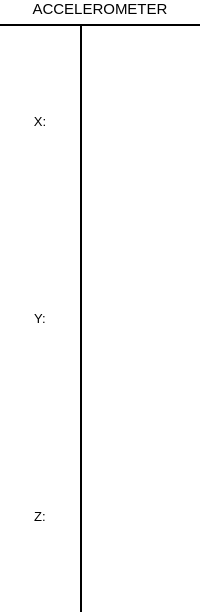
                        <widget class="QFrame" name="frame_13">
                         <property name="minimumSize">
                          <size>
                           <width>150</width>
                           <height>0</height>
                          </size>
                         </property>
                         <property name="maximumSize">
                          <size>
                           <width>16777215</width>
                           <height>16777215</height>
                          </size>
                         </property>
                         <property name="styleSheet">
                          <string notr="true">background:white;
border-radius: 15px;</string>
                         </property>
                         <property name="frameShape">
                          <enum>QFrame::StyledPanel</enum>
                         </property>
                         <property name="frameShadow">
                          <enum>QFrame::Raised</enum>
                         </property>
                         <layout class="QVBoxLayout" name="verticalLayout_17" stretch="0,1">
                          <property name="leftMargin">
                           <number>0</number>
                          </property>
                          <property name="topMargin">
                           <number>0</number>
                          </property>
                          <property name="rightMargin">
                           <number>0</number>
                          </property>
                          <property name="bottomMargin">
                           <number>0</number>
                          </property>
                          <item>
                           <widget class="QLabel" name="label_37">
                            <property name="font">
                             <font>
                              <pointsize>11</pointsize>
                             </font>
                            </property>
                            <property name="styleSheet">
                             <string notr="true">background:transparent;
border-top-left-radius: 15px;
border-top-right-radius: 15px;</string>
                            </property>
                            <property name="text">
                             <string>ACCELEROMETER</string>
                            </property>
                            <property name="alignment">
                             <set>Qt::AlignCenter</set>
                            </property>
                           </widget>
                          </item>
                          <item>
                           <widget class="QFrame" name="frame_55">
                            <property name="sizePolicy">
                             <sizepolicy hsizetype="Preferred" vsizetype="Preferred">
                              <horstretch>0</horstretch>
                              <verstretch>0</verstretch>
                             </sizepolicy>
                            </property>
                            <property name="frameShape">
                             <enum>QFrame::StyledPanel</enum>
                            </property>
                            <property name="frameShadow">
                             <enum>QFrame::Raised</enum>
                            </property>
                            <layout class="QHBoxLayout" name="horizontalLayout_47" stretch="0,0">
                             <property name="spacing">
                              <number>0</number>
                             </property>
                             <property name="leftMargin">
                              <number>0</number>
                             </property>
                             <property name="topMargin">
                              <number>0</number>
                             </property>
                             <property name="rightMargin">
                              <number>0</number>
                             </property>
                             <property name="bottomMargin">
                              <number>0</number>
                             </property>
                             <item>
                              <widget class="QFrame" name="frame_93">
                               <property name="minimumSize">
                                <size>
                                 <width>0</width>
                                 <height>0</height>
                                </size>
                               </property>
                               <property name="styleSheet">
                                <string notr="true">background:transparent;
border-top-left-radius:0px;
border-top-right-radius:0px;</string>
                               </property>
                               <property name="frameShape">
                                <enum>QFrame::StyledPanel</enum>
                               </property>
                               <property name="frameShadow">
                                <enum>QFrame::Raised</enum>
                               </property>
                               <layout class="QVBoxLayout" name="verticalLayout_65">
                                <property name="leftMargin">
                                 <number>0</number>
                                </property>
                                <property name="topMargin">
                                 <number>0</number>
                                </property>
                                <property name="rightMargin">
                                 <number>0</number>
                                </property>
                                <property name="bottomMargin">
                                 <number>0</number>
                                </property>
                                <item>
                                 <widget class="QLabel" name="label_45">
                                  <property name="font">
                                   <font>
                                    <pointsize>10</pointsize>
                                   </font>
                                  </property>
                                  <property name="styleSheet">
                                   <string notr="true">border-top:1.5px solid black;</string>
                                  </property>
                                  <property name="text">
                                   <string>X:</string>
                                  </property>
                                  <property name="alignment">
                                   <set>Qt::AlignCenter</set>
                                  </property>
                                 </widget>
                                </item>
                                <item>
                                 <widget class="QLabel" name="label_47">
                                  <property name="font">
                                   <font>
                                    <pointsize>10</pointsize>
                                   </font>
                                  </property>
                                  <property name="text">
                                   <string>Y:</string>
                                  </property>
                                  <property name="alignment">
                                   <set>Qt::AlignCenter</set>
                                  </property>
                                 </widget>
                                </item>
                                <item>
                                 <widget class="QLabel" name="label_46">
                                  <property name="font">
                                   <font>
                                    <pointsize>10</pointsize>
                                   </font>
                                  </property>
                                  <property name="text">
                                   <string>Z:</string>
                                  </property>
                                  <property name="alignment">
                                   <set>Qt::AlignCenter</set>
                                  </property>
                                 </widget>
                                </item>
                               </layout>
                              </widget>
                             </item>
                             <item>
                              <widget class="QFrame" name="frame_94">
                               <property name="sizePolicy">
                                <sizepolicy hsizetype="Preferred" vsizetype="Preferred">
                                 <horstretch>0</horstretch>
                                 <verstretch>0</verstretch>
                                </sizepolicy>
                               </property>
                               <property name="minimumSize">
                                <size>
                                 <width>120</width>
                                 <height>0</height>
                                </size>
                               </property>
                               <property name="styleSheet">
                                <string notr="true">background:transparent;
border-top-left-radius:0px;
border-top-right-radius:0px;
border-bottom-left-radius:0px;</string>
                               </property>
                               <property name="frameShape">
                                <enum>QFrame::StyledPanel</enum>
                               </property>
                               <property name="frameShadow">
                                <enum>QFrame::Raised</enum>
                               </property>
                               <layout class="QVBoxLayout" name="verticalLayout_66">
                                <property name="leftMargin">
                                 <number>0</number>
                                </property>
                                <property name="topMargin">
                                 <number>0</number>
                                </property>
                                <property name="rightMargin">
                                 <number>0</number>
                                </property>
                                <property name="bottomMargin">
                                 <number>0</number>
                                </property>
                                <item>
                                 <widget class="QFrame" name="frame_92">
                                  <property name="maximumSize">
                                   <size>
                                    <width>120</width>
                                    <height>16777215</height>
                                   </size>
                                  </property>
                                  <property name="styleSheet">
                                   <string notr="true">background:transparent;
border-top-left-radius:0px;
border-top-right-radius:0px;
border-left:1.5px solid black;</string>
                                  </property>
                                  <property name="frameShape">
                                   <enum>QFrame::StyledPanel</enum>
                                  </property>
                                  <property name="frameShadow">
                                   <enum>QFrame::Raised</enum>
                                  </property>
                                  <layout class="QVBoxLayout" name="verticalLayout_32">
                                   <property name="leftMargin">
                                    <number>0</number>
                                   </property>
                                   <property name="topMargin">
                                    <number>0</number>
                                   </property>
                                   <property name="rightMargin">
                                    <number>0</number>
                                   </property>
                                   <property name="bottomMargin">
                                    <number>0</number>
                                   </property>
                                   <item>
                                    <widget class="QTextEdit" name="accelerometer_value_x">
                                     <property name="sizePolicy">
                                      <sizepolicy hsizetype="Preferred" vsizetype="Preferred">
                                       <horstretch>0</horstretch>
                                       <verstretch>0</verstretch>
                                      </sizepolicy>
                                     </property>
                                     <property name="minimumSize">
                                      <size>
                                       <width>0</width>
                                       <height>30</height>
                                      </size>
                                     </property>
                                     <property name="font">
                                      <font>
                                       <pointsize>10</pointsize>
                                      </font>
                                     </property>
                                     <property name="styleSheet">
                                      <string notr="true">background:transparent;
border-top:1.5px solid black;
border-left:0px;</string>
                                     </property>
                                     <property name="verticalScrollBarPolicy">
                                      <enum>Qt::ScrollBarAlwaysOff</enum>
                                     </property>
                                     <property name="horizontalScrollBarPolicy">
                                      <enum>Qt::ScrollBarAlwaysOff</enum>
                                     </property>
                                     <property name="readOnly">
                                      <bool>true</bool>
                                     </property>
                                    </widget>
                                   </item>
                                   <item>
                                    <widget class="QTextEdit" name="accelerometer_value_y">
                                     <property name="sizePolicy">
                                      <sizepolicy hsizetype="Preferred" vsizetype="Preferred">
                                       <horstretch>0</horstretch>
                                       <verstretch>0</verstretch>
                                      </sizepolicy>
                                     </property>
                                     <property name="minimumSize">
                                      <size>
                                       <width>118</width>
                                       <height>30</height>
                                      </size>
                                     </property>
                                     <property name="font">
                                      <font>
                                       <pointsize>10</pointsize>
                                      </font>
                                     </property>
                                     <property name="styleSheet">
                                      <string notr="true">border-left:0px;
background:transparent;</string>
                                     </property>
                                     <property name="verticalScrollBarPolicy">
                                      <enum>Qt::ScrollBarAlwaysOff</enum>
                                     </property>
                                     <property name="horizontalScrollBarPolicy">
                                      <enum>Qt::ScrollBarAlwaysOff</enum>
                                     </property>
                                     <property name="readOnly">
                                      <bool>true</bool>
                                     </property>
                                    </widget>
                                   </item>
                                   <item>
                                    <widget class="QTextEdit" name="accelerometer_value_z">
                                     <property name="sizePolicy">
                                      <sizepolicy hsizetype="Preferred" vsizetype="Preferred">
                                       <horstretch>0</horstretch>
                                       <verstretch>0</verstretch>
                                      </sizepolicy>
                                     </property>
                                     <property name="minimumSize">
                                      <size>
                                       <width>118</width>
                                       <height>30</height>
                                      </size>
                                     </property>
                                     <property name="font">
                                      <font>
                                       <pointsize>10</pointsize>
                                      </font>
                                     </property>
                                     <property name="styleSheet">
                                      <string notr="true">background:transparent;
border-bottom-right-radius: 15px;
border-left:0px;
</string>
                                     </property>
                                     <property name="verticalScrollBarPolicy">
                                      <enum>Qt::ScrollBarAlwaysOff</enum>
                                     </property>
                                     <property name="horizontalScrollBarPolicy">
                                      <enum>Qt::ScrollBarAlwaysOff</enum>
                                     </property>
                                     <property name="readOnly">
                                      <bool>true</bool>
                                     </property>
                                    </widget>
                                   </item>
                                  </layout>
                                 </widget>
                                </item>
                               </layout>
                              </widget>
                             </item>
                            </layout>
                           </widget>
                          </item>
                         </layout>
                        </widget>
